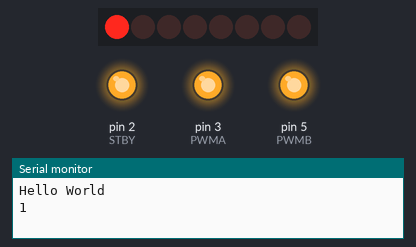
The sketch below on a simulated Arduino Uno, built with avr-gcc and run on an emulated ATmega328P. On the bench: 8 shift-register outputs drawn as a row of LEDs (first output left, lit = HIGH), output pins drawn as LEDs (lit = HIGH), the last lines printed to the serial monitor. Wiring (inferred from the names in the program): shift register (74HC595): data pin 11; shift clock pin 12; latch pin 8. Wiring (inferred from the signals the program sends): row of LEDs: on Q0, Q1, Q2, Q3, Q4, Q5, Q6, Q7. Pins used as bus, display or sensor lines are not drawn.

Above: at 0.5 s.
At 1.05 s:
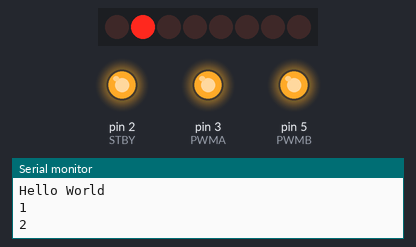
At 2.25 s:
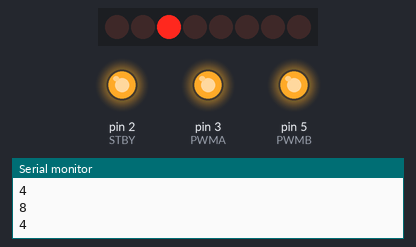
At 4.1 s:
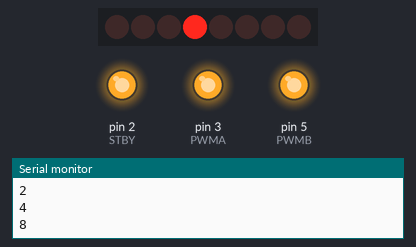
Timing chart, 0 to 5.5 s (numbered marks = the images above):
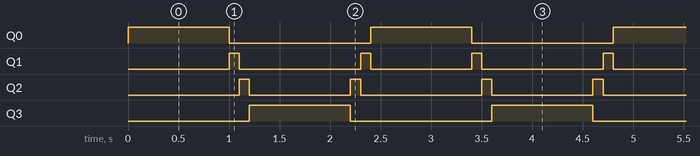

The sketch:

arduino-shift-register.ino
```cpp
//Pin connected to ST_CP of 74HC595
int latchPin = 8;
//Pin connected to SH_CP of 74HC595
int clockPin = 12;
////Pin connected to DS of 74HC595
int dataPin = 11;

const int PWMA = 3;
const int STBY = 2;
const int PWMB = 5;


void setup() {
  //set pins to output so you can control the shift register
  pinMode(latchPin, OUTPUT);
  pinMode(clockPin, OUTPUT);
  pinMode(dataPin, OUTPUT);

  pinMode(PWMA, OUTPUT);
  pinMode(STBY, OUTPUT);
  pinMode(PWMB, OUTPUT);

  Serial.begin(9600);
  Serial.println("Hello World");

  digitalWrite(STBY, HIGH);
  digitalWrite(PWMA, 100);
  digitalWrite(PWMB, 100);


}

void loop() {
  // count from 0 to 255 and display the number
  // on the LEDs

  digitalWrite(latchPin, LOW);
  shiftOut(dataPin, clockPin, MSBFIRST, 1);
  digitalWrite(latchPin, HIGH);
  Serial.println(1);

  delay(1000);

  digitalWrite(latchPin, LOW);
  shiftOut(dataPin, clockPin, MSBFIRST, 2);
  digitalWrite(latchPin, HIGH);
  Serial.println(2);

  delay(100);

  digitalWrite(latchPin, LOW);
  shiftOut(dataPin, clockPin, MSBFIRST, 4);
  digitalWrite(latchPin, HIGH);
  Serial.println(4);

  delay(100);

  digitalWrite(latchPin, LOW);
  shiftOut(dataPin, clockPin, MSBFIRST, 8);
  digitalWrite(latchPin, HIGH);
  Serial.println(8);

  delay(1000);

  digitalWrite(latchPin, LOW);
  shiftOut(dataPin, clockPin, MSBFIRST, 4);
  digitalWrite(latchPin, HIGH);
  Serial.println(4);

  delay(100);

  digitalWrite(latchPin, LOW);
  shiftOut(dataPin, clockPin, MSBFIRST, 2);
  digitalWrite(latchPin, HIGH);
  Serial.println(2);

  delay(100);


  //  digitalWrite(latchPin, LOW);
  //  shiftOut(dataPin, clockPin, MSBFIRST, 1);
  //  digitalWrite(latchPin, HIGH);
  //  delay(1000);
  //
  //  digitalWrite(latchPin, LOW);
  //  shiftOut(dataPin, clockPin, MSBFIRST, 2);
  //  digitalWrite(latchPin, HIGH);
  //  delay(1000);
  //
  //  digitalWrite(latchPin, LOW);
  //  shiftOut(dataPin, clockPin, MSBFIRST, 4);
  //  digitalWrite(latchPin, HIGH);
  //  delay(1000);
  //
  //  digitalWrite(latchPin, LOW);
  //  shiftOut(dataPin, clockPin, MSBFIRST, 2);
  //  digitalWrite(latchPin, HIGH);
  //  delay(1000);

  //  digitalWrite(latchPin, LOW);
  //  shiftOut(dataPin, clockPin, MSBFIRST, 4);
  //  digitalWrite(latchPin, HIGH);
  //  delay(1000);

  //  digitalWrite(latchPin, LOW);
  //  shiftOut(dataPin, clockPin, MSBFIRST, 1);
  //  digitalWrite(latchPin, HIGH);
  //  delay(1000);


  //  for (int numberToDisplay = 0; numberToDisplay < 3; numberToDisplay++) {
  //    // take the latchPin low so
  //    // the LEDs don't change while you're sending in bits:
  //    digitalWrite(latchPin, LOW);
  //    // shift out the bits:
  //
  //    shiftOut(dataPin, clockPin, MSBFIRST, 2*numberToDisplay);
  //
  //    //take the latch pin high so the LEDs will light up:
  //    digitalWrite(latchPin, HIGH);
  //    // pause before next value:
  //
  //    Serial.println(2*numberToDisplay);
  //
  //    delay(500);
  //  }
}
```

Measured:
- by itself, Q0, Q3: alternates HIGH for 1.0 s and LOW for 1.4 s
- by itself, Q1: repeats every 2.4 s: LOW 1.2 s, HIGH 0.10 s, LOW 1.0 s, HIGH 0.10 s
- by itself, Q2: repeats every 2.4 s: LOW 1.0 s, HIGH 0.10 s, LOW 1.2 s, HIGH 0.10 s
